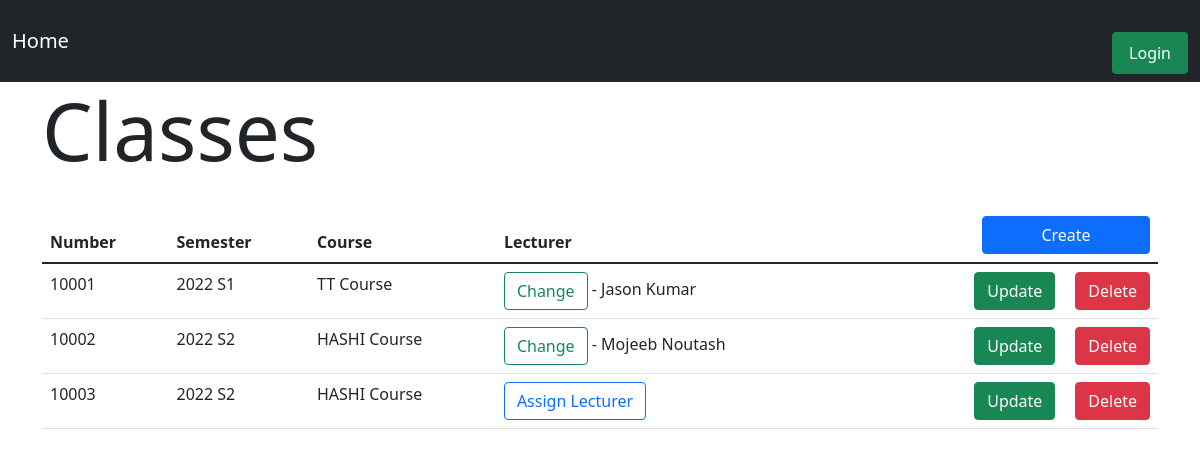
Page /classes on the committed database.
### gradebook/models.py (models this page shows, shortened)
class Class(models.Model):
    number = models.PositiveIntegerField(null=False, blank=False)
    semester = models.ForeignKey(Semester, on_delete=models.CASCADE)
    course = models.ForeignKey(Course, on_delete=models.CASCADE)
    lecturer = models.ForeignKey(Lecturer, on_delete=models.CASCADE, blank=True, null=True)

class Semester(models.Model):
    SEMESTERS = [
        ('S1', 'S1'),
        ('S2', 'S2'),
        ('S3', 'S3'),
        ('S4', 'S4')
    ]
    current_year = int(datetime.now().year)
    year = models.PositiveIntegerField(validators=[MinValueValidator(current_year)], default=current_year)
    semester = models.CharField(choices=SEMESTERS, max_length=2, default='S1')
    courses = models.ManyToManyField(Course, blank=True, null=True)
    def __str__(self):
        return str(self.year) + " " + str(self.semester)

class Course(models.Model):
    code = models.CharField(max_length=50, null=False, blank=False, unique=True)
    name = models.CharField(max_length=100, null=False, blank=False)
    def __str__(self):
        return self.name

class Lecturer(models.Model):
    user = models.OneToOneField(User, null=True, on_delete=models.CASCADE)
    staffID = models.PositiveIntegerField(null=False, blank=False, unique=True)
    firstName = models.CharField(max_length=100, null=False, blank=False)
    lastName = models.CharField(max_length=100, null=False, blank=False)
    email = models.EmailField(max_length=254, null=False, blank=False)
    course = models.ForeignKey(Course, on_delete=models.CASCADE)
    dateOfBirth = models.DateField(null=False, blank=False)

### gradebook/views.py (the view)
# urls.py: path('classes', ListClassesView.as_view(), name='list_classes'),
class ListClassesView(ListView):
    model = Class
    template_name = 'class/list_classes.html'

### gradebook/templates/class/list_classes.html (shortened to what this page needs)
{% extends "base.html" %}
{% block content %}
    <h1 class="display-1" style="margin-bottom: 30px">Classes</h1>
    <table class="table">
  <thead>
    <tr>
      <th scope="col">Number</th>
      <th scope="col">Semester</th>
      <th scope="col">Course</th>
      <th scope="col">Lecturer</th>
      <th><a href="{% url "create_class" %}" class="btn btn-primary" style="float: right;width: 168px">Create</a></td></th>
    </tr>
  </thead>
  <tbody>
  {% for class in object_list %}
    <tr>
      <td>{{ class.number }}</td>
      <td>{{ class.semester }}</td>
      <td>{{ class.course }}</td>
        {% if class.lecturer %}
            <td>
                <a href="{% url "assign_lecturer_to_class" class.id %}" class="btn btn-outline-success">Change</a> -
                {{ class.lecturer.firstName }} {{ class.lecturer.lastName }}
            </td>
        {% else %}
            <td><a href="{% url "assign_lecturer_to_class" class.id %}" class="btn btn-outline-primary">Assign Lecturer</a></td>
        {% endif %}
      <td>
          <a href="{% url "delete_class" class.id %}" class="btn btn-danger" style="float: right">Delete</a>
          <a href="{% url "update_class" class.id %}" class="btn btn-success" style="float: right; margin-right: 20px">Update</a>
      </td>
    </tr>
  {% endfor %}
  </tbody>
</table>
{% endblock %}

### rows in the picture
Class: number "10001", semester "2022 S1", course "TT Course", lecturer.firstName "Jason", lecturer.lastName "Kumar"
Class: number "10002", semester "2022 S2", course "HASHI Course", lecturer.firstName "Mojeeb", lecturer.lastName "Noutash"
Class: number "10003", semester "2022 S2", course "HASHI Course", shows "Assign Lecturer"
